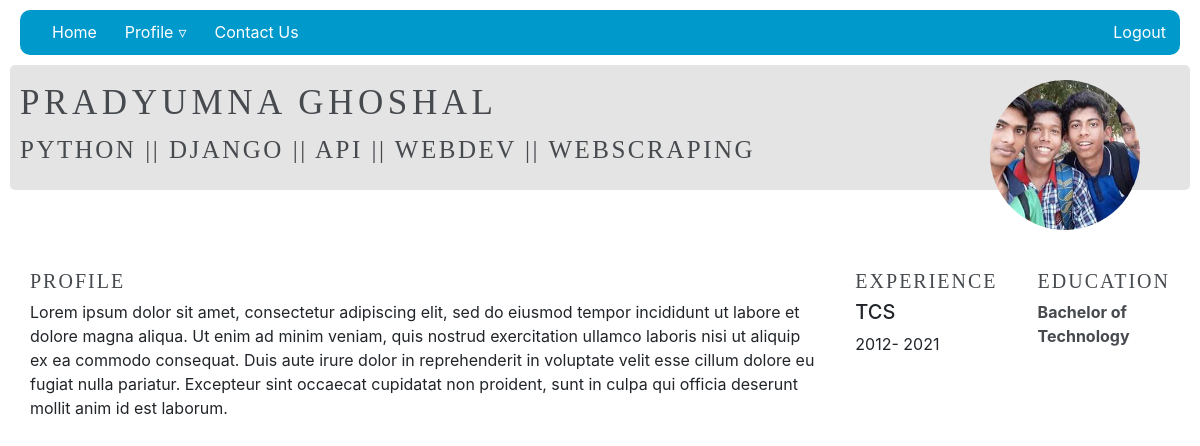
Page /view_resume/ (signed in) on the earlier database version.
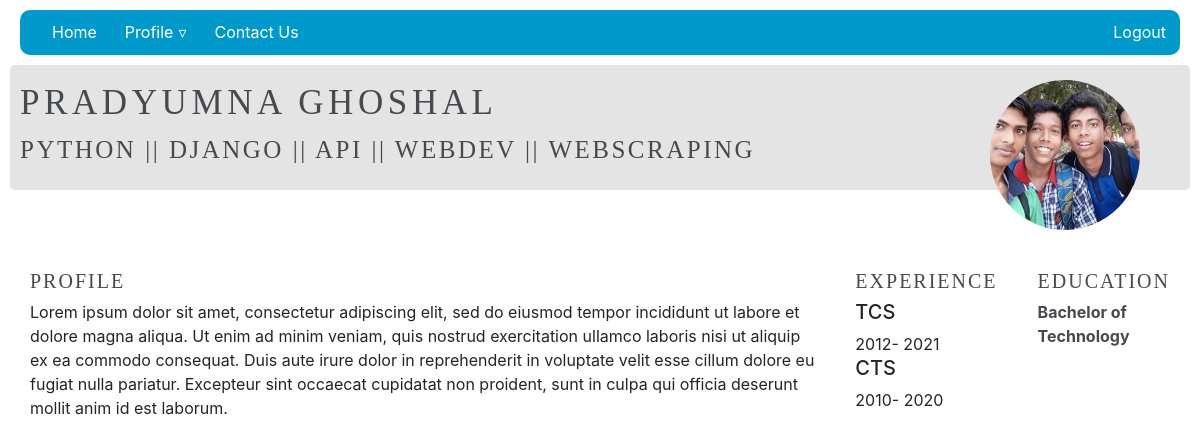
Same page on the later database version.
### prof_details/models.py (models this page shows)
class WorkExperiences(models.Model):
    user = models.ForeignKey(User, on_delete=models.CASCADE)
    organization_name = models.CharField(max_length=50, null=True, blank=True)
    designation = models.CharField(max_length=30, null=True, blank=True)
    year_joined = models.IntegerField(choices=[(r,r) for r in range(1950,datetime.date.today().year)],
                                             default=datetime.date.today().year-10, null=True, blank=True)
    year_left = models.IntegerField(choices=[(r,r) for r in range(1950,datetime.date.today().year)]+[(435464,'Present')],
                                             default=435464, null=True, blank=True)

class Academics(models.Model):
    profile = models.ForeignKey(Profile, on_delete=models.CASCADE)
    degree = models.CharField(max_length=50, null=True, blank=True)
    year_of_completion = models.IntegerField(choices=[(r,r) for r in range(1950,datetime.date.today().year+10)],
                                             default=datetime.date.today().year, null=True, blank=True)

### prof_details/views.py (the view)
# urls.py: path('view_resume/', views.view_profile, name='view_profile')
def view_profile(request):
    context = {}
    try:
        profile = Profile.objects.get(user=request.user)
        context.update({'profile': profile})
    except:
        messages.error(request,'Havent set up a profile yet')
    try:
        academics = Academics.objects.filter(profile=profile)
        context.update({'academics':academics})
    except:
        pass
    try:
        milestones = Milestones.objects.filter(user=request.user)
        context.update({'milestones':milestones})
    except:
        pass
    try:
        certif = Certifications.objects.filter(user=request.user).values()
        context.update({'certifications':certif})
    except:
        pass
    try:
        workex = WorkExperiences.objects.filter(user=request.user)
        context.update({'workexperience':workex})
    except:
        pass
    try:
        skill = Skill.objects.filter(user=request.user)
        context.update({'skill':skill})
    except:
        pass
    try:
            contacts = Contact.objects.filter(user=request.user)
            context.update({'contacts':contacts})
    except:
        pass
    return render(request,'prof_details/view_profile.html', context)

### base/models.py (called while the page is built)
    def __str__(self):
        if super().first_name:
            return super().get_full_name()
        else:
            return super().username

### prof_details/templates/prof_details/view_profile.html (shortened to what this page needs)
{% extends 'main.html' %}
{% block content %}
    <div >
        <div class="profile-view-top">
            <div class="prof-name">
                <h1 >{{profile.user}} </h1>
                <h4 id="prof-font" style="font-size: 25px;">
                        {{profile.headline}}
                </h4>
            </div>
            <div class="prof-avatar">
                <img id="profile-avatar" src="{{profile.avatar.url}}" width="120"/>
            </div>
        </div>
        <div class="int-viewprofile">
            {% if profile %}
                <div class="subview">
                    <h3 id="prof-font">
                        Profile
                    </h3>
                    {{profile.bio}}
                </div>
            {% endif %}
            {% if workexperience %}
                <div class="subview">
                    <h3 id="prof-font">
                        Experience
                    </h3>
                    {% for m in workexperience %}
                        <h5>{{m.organization_name}}</h5>
                        <span>
                            {{m.year_joined}}-
                            {% if m.year_left == 435464  %}
                                Present
                            {% else %}
                                {{m.year_left}}
                            {% endif %}
                        </span>
                    {% endfor %}
                </div>
            {% endif %}
            {% if academics %}
                <div class="subview">
                    <h3 id="prof-font">
                        Education
                    </h3>
                    {% for m in academics %}
                        <span style="font-weight: 700; font-style: normal; color: rgb(70, 74, 78); text-decoration: none;">
                            {{m.degree}}
                            <br>
                        </span>
                    {% endfor %}
                </div>
            {% endif %}
        </div>
    </div>
{% endblock %}

Differences in the rows shown:
added WorkExperiences: organization_name "CTS", year_joined "2010", year_left "2020"
